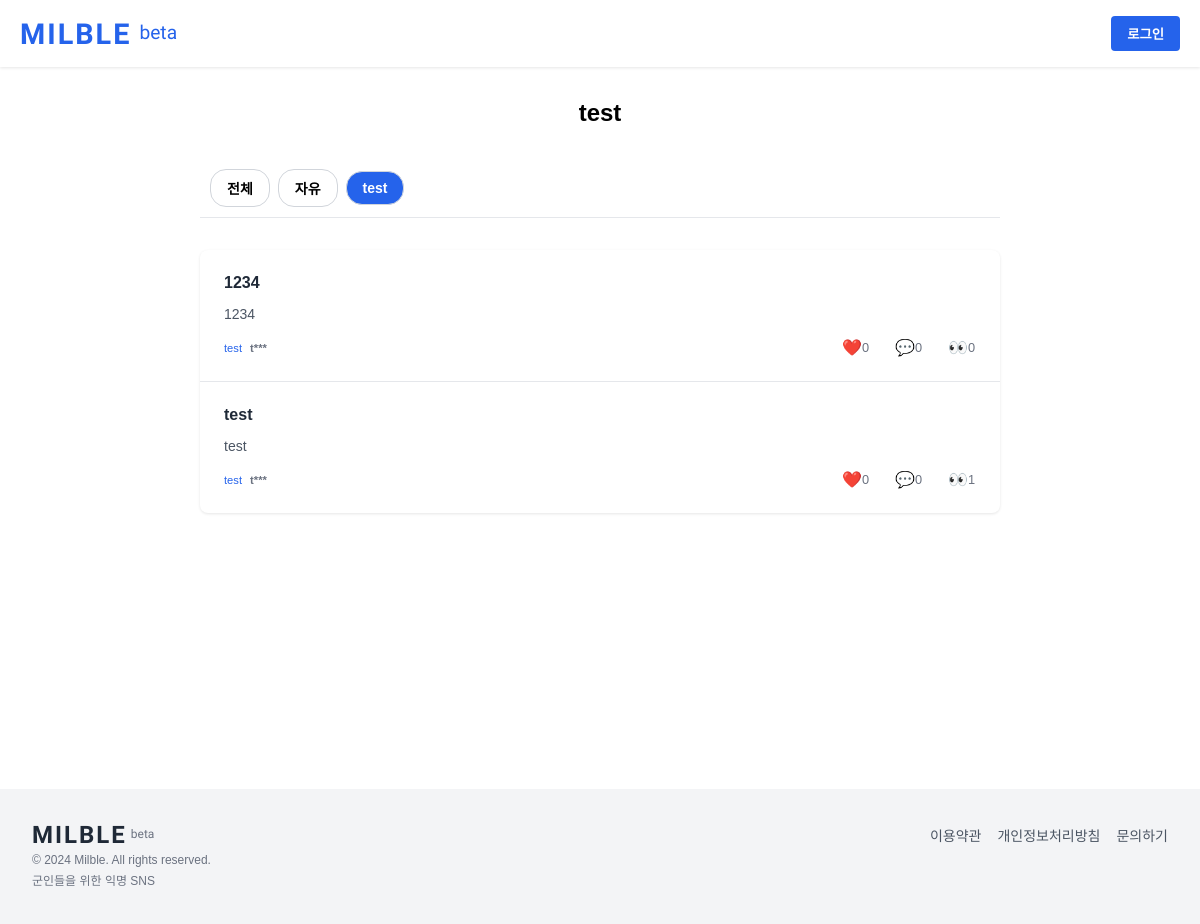
The app's page /posts/test/, older data.
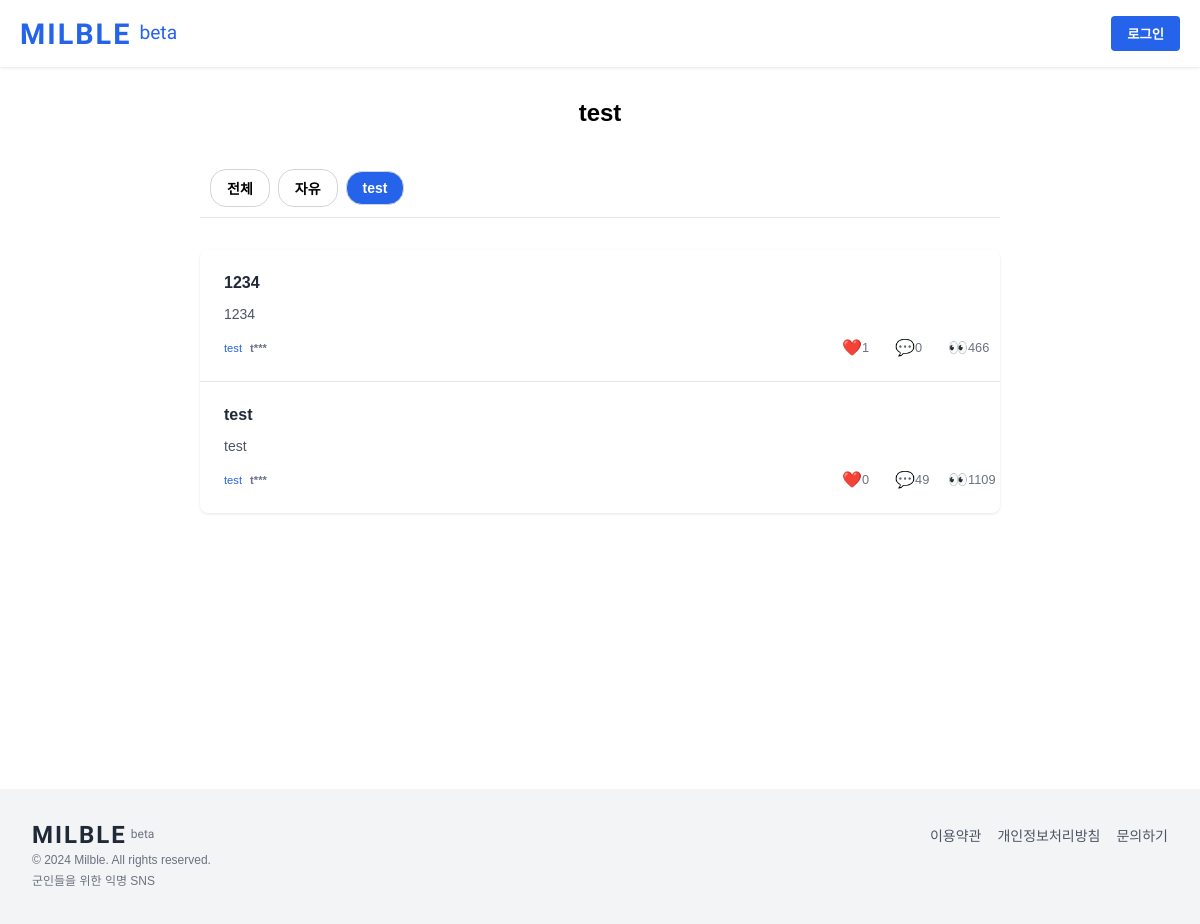
The same page, newer data.
### milble_app/models.py (models this page shows, shortened)
class Unit(models.Model):
    name = models.CharField(max_length=100, unique=True)
    answer1 = models.CharField(max_length=255, blank=False)
    answer2 = models.CharField(max_length=255, blank=False)
    answer3 = models.CharField(max_length=255, blank=False)
    subscriber_count = models.PositiveIntegerField(default=0)  # 가입자 수 변수 추가

class Category(models.Model):
    name = models.CharField(max_length=100, unique=True)

class Post(models.Model):
    title = models.CharField(max_length=200)
    content = models.TextField()
    created_at = models.DateTimeField(auto_now_add=True)
    updated_at = models.DateTimeField(auto_now=True)
    author = models.CharField(max_length=100)  # 글쓴이
    unit = models.ForeignKey(Unit, null=True, blank=True, on_delete=models.SET_NULL)  # 부대 선택 필드
    category = models.ForeignKey(Category, null=True, blank=True, on_delete=models.SET_NULL)  # 카테고리 선택 필드
    likes = models.PositiveIntegerField(default=0)  # 좋아요 수, 기본값 0
    comments_count = models.PositiveIntegerField(default=0)  # 댓글 수, 기본값 0
    views = models.PositiveIntegerField(default=0)  # 조회수, 기본값 0
    liked_users = models.ManyToManyField('CustomUser', related_name='liked_posts', blank=True)  # 좋아요 누른 사용자들
    class Meta:
        indexes = [
            models.Index(fields=['unit']),          # unit 필드에 인덱스 추가
            models.Index(fields=['category']),      # category 필드에 인덱스 추가
            models.Index(fields=['created_at']),    # created_at 필드에 인덱스 추가
        ]

### milble_app/views.py (the view)
# urls.py: path('posts/<str:posts_name>/', views.posts_view, name='posts'),
@cache_page(60 * 15)  # 15분 동안 캐시
def posts_view(request, posts_name):
    unit = Unit.objects.filter(name=posts_name).first()
    category = None
    if not unit:
        category = Category.objects.filter(name=posts_name).first()
    posts = Post.objects.all()
    if category:
        posts = posts.filter(category=category)  # category가 있을 때만 필터링
    elif unit:
        posts = posts.filter(unit=unit, category__isnull=True)  # unit이 있을 때만 필터링
    posts = posts.order_by('-created_at')  # 최신순으로 정렬
    units = Unit.objects.exclude(name=request.user.unit) if request.user.is_authenticated else Unit.objects.all()
    categories = Category.objects.exclude(name="전체")  # '전체' 카테고리는 제외하고 표시
    return render(request, 'posts.html', {
        'current_unit': unit,
        'current_category': category,
        'posts': posts,
        'units': units,
        'categories': categories,
        'user': request.user,
        'post_name': posts_name  # posts_name 변수를 렌더링에 전달
    })

### milble_app/templatetags/mask_filters.py (called while the page is built)
@register.filter(name='mask_author')
def mask_author(author):
    if len(author) > 1:
        return author[0] + '*' * (len(author) - 1)  # 첫 글자 제외한 나머지 '*'로 마스킹
    return author  # 한 글자일 경우 그대로 반환

### templates/posts.html (shortened to what this page needs)
{% extends 'base.html' %}
{% load static %}
{% load mask_filters %}
{% block head %}
    <link rel="stylesheet" type="text/css" href="{% static 'posts.css' %}">
{% endblock %}
{% block main %}
    <main class="container">
        <h1 class="unit-title">
            {% if current_unit %}{{ current_unit.name }}{% elif current_category %}{{ current_category.name }}{% else %}전체 게시판{% endif %}
        </h1>
        <div class="units">
            <div class="units-list">
                <button class="unit-btn" onclick="window.location.href='{% url 'popular_posts' %}'">전체</button>
                {% for category in categories %}
                    {% if current_category == category %}
                        <button class="selected-unit-btn" onclick="window.location.href='{% url 'posts' category.name %}'">{{ category.name }}</button>
                    {% else %}
                        <button class="unit-btn" onclick="window.location.href='{% url 'posts' category.name %}'">{{ category.name }}</button>
                    {% endif %}
                {% endfor %}
                {% for unit in units %}
                    {% if current_unit == unit %}
                        <button class="selected-unit-btn" onclick="window.location.href='{% url 'posts' unit.name %}'">{{ unit.name }}</button>
                    {% else %}
                        <button class="unit-btn" onclick="window.location.href='{% url 'posts' unit.name %}'">{{ unit.name }}</button>
                    {% endif %}
                {% endfor %}
            </div>
        </div>
        <div class="post-list">
            {% for post in posts %}
            <div class="post-item">
                <a href="{% url 'post_detail' post.id %}" class="post-title">{{ post.title }}</a>
                <p class="post-content">{{ post.content|truncatewords:20 }}</p>
                <div class="post-meta">
                    <div class="unit-author">
                        <span class="unit">{% if post.unit %}{{ post.unit.name }}{% else %}{{ post.category.name }}{% endif %}</span>
                        <span class="post-author">{{ post.author|mask_author }}</span>
                    </div>
                    <div class="post-stats">
                        <div class="like-stat">
                            <span class="icon">❤️</span>
                            <span class="number">{{ post.likes }}</span>
                        </div>
                        <div class="comment-stat">
                            <span class="icon">💬</span>
                            <span class="number">{{ post.comments.count }}</span>
                        </div>
                        <div class="views-stat">
                            <span class="icon">👀</span>
                            <span class="number">{{ post.views }}</span>
                        </div>
                    </div>
                </div>
            </div>
            {% endfor %}
        </div>
    </main>
{% endblock %}

### templates/base.html (shortened to what this page needs)
{% load static %}
<!DOCTYPE html>
<html lang="en">
<head>
    <link rel="stylesheet" type="text/css" href="{% static 'header.css' %}">
    <link rel="stylesheet" type="text/css" href="{% static 'footer.css' %}">
    {% block head %}{% endblock %}
</head>
<body>
    <header>
        <div class="header-container">
            <div class="header-content">
                <div class="left-header">
                    <a href="{% url 'index' %}" class="logo">
                        <span>Milble</span>
                    </a>
                    <span class="beta">beta</span>
                </div>
                <div class="header-buttons">
                    {% if user.is_authenticated %}
                        <button class="login-btn" onclick="window.location.href='{% url 'profile' %}'">내정보</button>
                            {% if user.is_authenticated and user.unit %}
                            <button class="login-btn" onclick="window.location.href='{% url 'post_create' %}'">글쓰기</button>
                        {% else %}
                            <button class="login-btn" onclick="window.location.href='{% url 'join_unit' %}'">부대가입</button>
                        {% endif %}
                    {% else %}
                        <button class="login-btn" onclick="window.location.href='{% url 'login' %}'">로그인</button>
                    {% endif %}
                </div>
            </div>
        </div>
    </header>
    <div class="main">
        {% block main %}{% endblock %}
    </div>
    <footer class="footer">
        <div class="footer-content">
            <div class="footer-logo">
                <span class="logo">Milble</span>
                <span class="beta">beta</span>
            </div>
            <div class="footer-links">
                <a href="#">이용약관</a>
                <a href="#">개인정보처리방침</a>
                <a href="#">문의하기</a>
            </div>
        </div>
        <div class="footer-info">
            <p>&copy; 2024 Milble. All rights reserved.</p>
            <p>군인들을 위한 익명 SNS</p>
        </div>
    </footer>
</body>
</html>

### static/header.css (style rules this page uses)
header { background-color: white; box-shadow: 0 1px 3px rgba(0,0,0,0.1); }
.header-container { max-width: 1200px; margin: 0 auto; padding: 0 20px; }
.login-btn { background-color: #2563eb; color: white; border: none; padding: 0.5rem 1rem; border-radius: 0.25rem; cursor: pointer; font-weight: bold; }
.header-content { display: flex; justify-content: space-between; align-items: center; padding: 1rem 0; }
.header-buttons { display: flex; gap: 0.5rem; }
.left-header { display: flex; align-items: center; }
.logo { display: flex; align-items: center; font-size: 1.8rem; font-weight: bold; color: #2563eb; font-family: 'Orbitron', sans-serif; text-transform: uppercase; letter-spacing: 2px; text-decoration: none; }
.beta { font-family: 'Orbitron', sans-serif; color: #2563eb; margin-left: 0.5rem; font-size: 1.2rem; text-align: top; margin-bottom: 2px; }

### static/footer.css (style rules this page uses)
.footer { background-color: #f3f4f6; padding: 2rem 2rem; margin-top: 2rem; }
.footer-content { display: flex; justify-content: space-between; align-items: center; flex-wrap: wrap; }
.footer-logo { display: flex; align-items: center; }
.footer-logo .logo { font-family: 'Orbitron', sans-serif; font-size: 1.5rem; font-weight: bold; color: #1f2937; }
.footer-logo .beta { font-size: 0.75rem; color: #6b7280; vertical-align: super; margin-left: 0.25rem; }
.footer-links { display: flex; gap: 1rem; }
.footer-links a { color: #4b5563; text-decoration: none; font-size: 0.875rem; }
.footer-info { color: #6b7280; font-size: 0.75rem; text-align: left; }
.footer-info p { margin: 0.25rem 0; }

### static/posts.css (style rules this page uses)
body { font-family: 'Noto Sans KR', Arial, sans-serif; margin: 0; padding: 0; background-color: #ffffff; }
.container { max-width: 800px; margin: 0 auto; padding: 0 20px; margin-bottom: 90px; min-height: calc(100vh - 200px); }
.unit-title { font-size: 1.5rem; font-weight: bold; margin: 2rem 0; text-align: center; }
.post-list { background-color: white; border-radius: 0.5rem; box-shadow: 0 1px 3px rgba(0,0,0,0.1); }
.post-item { padding: 1.5rem 0rem 1.5rem 1.5rem; border-bottom: 1px solid #e5e7eb; }
.post-item:last-child { border-bottom: none; }
.post-title { font-size: 1rem; font-weight: bold; text-decoration: none; color: #1f2937; margin-bottom: 0.5rem; display: block; }
.post-content { font-size: 0.875rem; color: #4b5563; margin-bottom: 1rem; }
.post-meta { display: flex; justify-content: space-between; align-items: center; font-size: 0.8rem; color: #6b7280; }
.post-author { font-weight: bold; font-size: 0.7rem; }
.post-stats { display: flex; gap: 1px; }
.post-stats div { display: flex; align-items: center; }
.icon { font-size: 1rem; }
.number { display: inline-block; min-width: 2rem; text-align: left; font-size }
.units { display: flex; align-items: center; background-color: white; margin-bottom: 2rem; border-bottom: 1px solid #e5e7eb; justify-content: space-between; }
.units-list { display: flex; align-items: center; background-color: white; overflow-x: auto; white-space: nowrap; padding: 10px; }
.unit-btn { display: inline-block; font-family: Arial, sans-serif; padding: 0.5rem 1rem; margin-right: 0.5rem; background-color: #ffffff; border: 1px solid #d1d5db; border-radius: 1rem; cursor: pointer; font-weight: bold; font-size: 0.875rem; }
.selected-unit-btn { display: inline-block; font-family: Arial, sans-serif; color: white; padding: 0.5rem 1rem; margin-right: 0.5rem; background-color: #2563eb; border: 1px solid #d1d5db; border-radius: 1rem; cursor: pointer; font-weight: bold; font-size: 0.875rem; }
.unit-author { display: flex; gap: 0.5rem; align-items: center; }
.unit { color: #2563eb; font-weight: 500; font-size: 0.7rem; }
html { font-size: 16px; }
@media (max-width: 1200px) { html { font-size: 16px; } }

Row changes from the older to the newer data that the page shows:
changed Post (number 1 of 2 on the later page): likes "0" → "1"; views "0" → "466"
changed Post (number 2 of 2 on the later page): comments.count "0" → "49"; views "1" → "1109"
